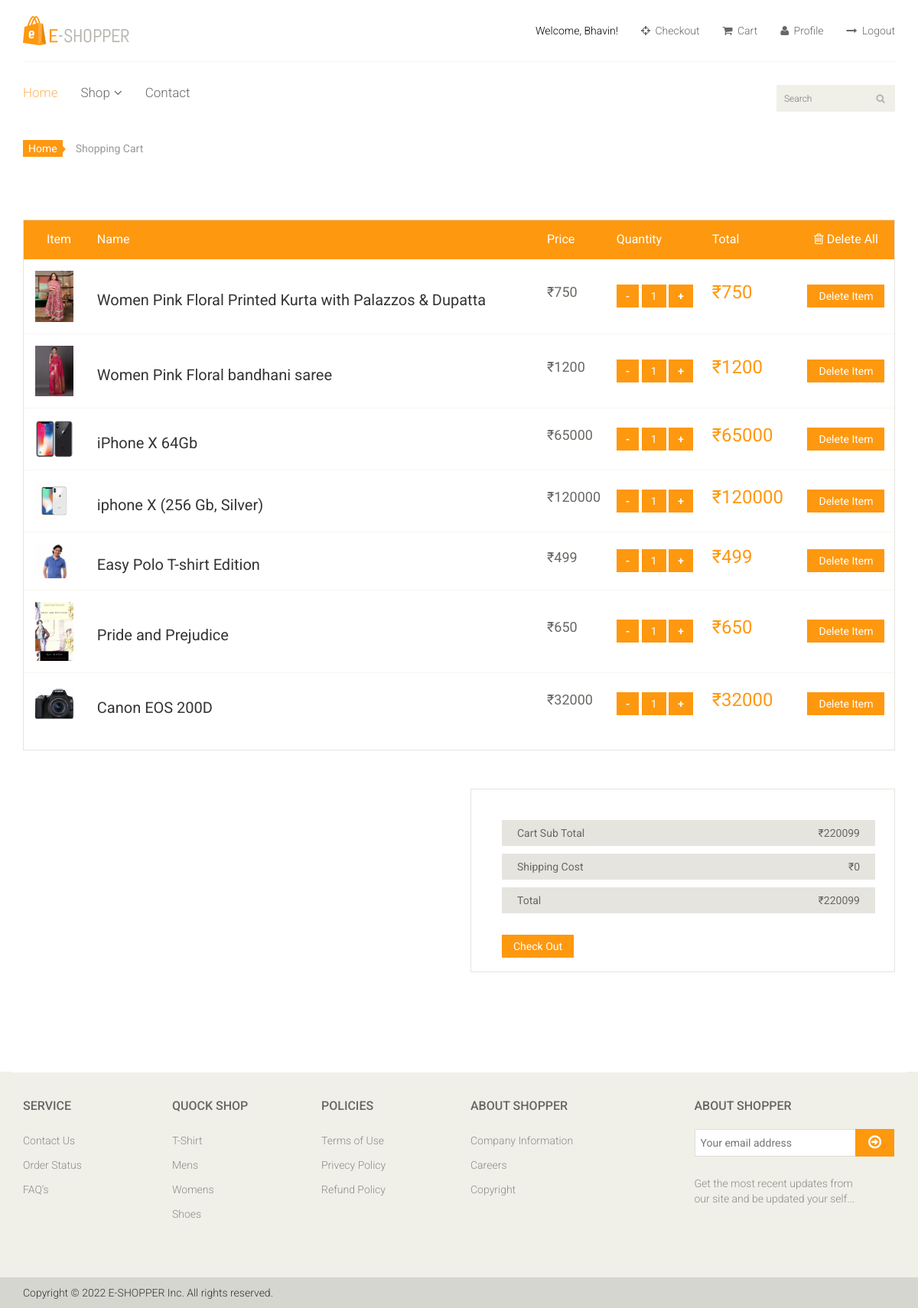
/cart/usercart (signed in), run on the app's committed database.
### cart_app/models.py (models this page shows, shortened)
class CartItemModel(models.Model):
    user = models.ForeignKey(User,on_delete=models.CASCADE)
    product = models.ForeignKey(ProductModel,on_delete=models.CASCADE)
    quantity = models.PositiveIntegerField(default=1)
    def subtotal(self):
        return self.product.ProductPrice * self.quantity

### product_app/models.py (models this page shows, shortened)
class ProductModel(models.Model):
    ProductName = models.CharField(max_length=100)
    ProductImage = models.ImageField(blank=True,upload_to='product/')
    category = models.ForeignKey(CategoryModel,on_delete=models.CASCADE)
    subcategory = models.ForeignKey(SubCategoryModel,on_delete=models.CASCADE)
    brandName = models.CharField(max_length=100)
    ProductPrice =models.IntegerField()
    sellerName = models.CharField(max_length=100)
    ProductDetail = models.TextField()
    slug = models.SlugField(unique=True, max_length=100, blank=True, editable=False)

### cart_app/views.py (the view)
# urls.py: path('usercart', cartView, name='cart'),
@login_required
def cartView(request):
    user = request.user
    try:
        cart = CartModel.objects.get(user=user)
    except CartModel.DoesNotExist:
        cart = CartModel.objects.create(user=user)
    cart_item = cart.items.all()
    cart_total = sum(item.subtotal() for item in cart_item)
    shipping_cost = 0
    context = {
        'cart_items':cart_item,
        'cart': cart,
        'cart_total':cart_total,
        'shipping_cost':shipping_cost
    }
    return render(request,'cart_app/cart.html',context)

### cart_app/templates/cart_app/cart.html (shortened to what this page needs)
{% extends 'base_app/base.html' %}
{% load static %}
{% block content %}
<section id="cart_items">
    <div class="container">
        <div class="breadcrumbs">
            <ol class="breadcrumb">
                <li><a href="#">Home</a></li>
                <li class="active">Shopping Cart</li>
            </ol>
        </div>
        <div class="table-responsive cart_info">
            <table class="table table-condensed">
                <thead>
                    <tr class="cart_menu">
                        <td class="image">Item</td>
                        <td class="description">Name</td>
                        <td class="price">Price</td>
                        <td class="quantity">Quantity</td>
                        <td class="total">Total</td>
                        <td class="total" style="text-align:center;">
                            <a href="{% url 'cart_app:clear_cart' %}" style="color:white; text-align:right;"
                                onmouseover="this.style.color='#333'" onmouseout="this.style.color='white'">
                                <i class="fa fa-trash-o"></i> Delete All
                            </a>
                        </td>
                    </tr>
                </thead>
                <tbody>
                    {% if cart_items %}
                    {% for cart_item in cart_items %}
                    <tr>
                        <td class="cart_product" style="margin:10px;">
                            <a href="{% url 'product_app:productdetail' cart_item.product.slug %}"><img
                                    src="{{ cart_item.product.ProductImage.url }}"
                                    alt="{{ cart_item.product.ProductName }}" width="50"></a>
                        </td>
                        <td class="cart_description" style="white-space: normal;">
                            <h4><a href="{% url 'product_app:productdetail' cart_item.product.slug %}">
                                {{cart_item.product.ProductName}}</a></h4>
                        </td>
                        <td class="cart_price">
                            <p>₹{{ cart_item.product.ProductPrice }}</p>
                        </td>
                        <td class="cart_quantity">
                            <div class="btn1" style="display: inline;">
                                <a class="mainusbtn" href="{% url 'cart_app:decrement_cart_quantity' cart_item.id %}">-</a>
                                <a class="mainbtn" href="#">{{cart_item.quantity}}</a>
                                <a class="plusbtn" href="{% url 'cart_app:increment_cart_quantity' cart_item.id %}">+</a>
                            </div>
                        </td>
                        <td class="cart_total">
                            <p class="cart_total_price">₹{{ cart_item.subtotal }}</p>
                        </td>
                        <td style="margin-right:2%;text-align:center;">
                            <a class="btn btn-default update" style="margin:0px;" href="{% url 'cart_app:delete_cart_item' cart_item.id %}">Delete Item</a>
                        </td>
                    </tr>
                    {% endfor %}
                    {% endif %}
                </tbody>
            </table>
        </div>
    </div>
</section>
{% if cart_items %}
<section id="do_action">
    <div class="container">
        <div class="row">
            <div class="col-sm-6">
            </div>
            <div class="col-sm-6">
                <div class="total_area">
                    <ul>
                        <li>Cart Sub Total <span>₹{{ cart_total }}</span></li>
                        <li>Shipping Cost <span>₹{{shipping_cost}}</span></li>
                        <li>Total <span>₹{{ cart_total|add:shipping_cost }}</span></li>
                    </ul>
                    <a class="btn btn-default update" href="#">Check Out</a>
                </div>
            </div>
        </div>
    </div>
</section>
{% endif %}
{% endblock content %}

### base_app/templates/base_app/base.html (shortened to what this page needs)
{% load static %}
<!DOCTYPE html>
<html lang="en">
<head>
    <link href="{% static 'css/bootstrap.min.css' %}" rel="stylesheet" type="text/css">
    <link href="{% static 'css/font-awesome.min.css' %}" rel="stylesheet" type="text/css">
    <link href="{% static 'css/prettyPhoto.css' %}" rel="stylesheet" type="text/css">
    <link href="{% static 'css/price-range.css' %}" rel="stylesheet" type="text/css">
    <link href="{% static 'css/animate.css' %}" rel="stylesheet" type="text/css">
	<link href="{% static 'css/main.css' %}" rel="stylesheet" type="text/css">
	<link href="{% static 'css/responsive.css' %}" rel="stylesheet" type="text/css">
</head>
<body>
	<header id="header">
		<div class="header-middle">
			<div class="container">
				<div class="row">
					<div class="col-sm-4">
						<div class="logo pull-left">
							<a href="#"><img src="{% static 'images/home/logo.png' %}" alt="" /></a>
						</div>
					</div>
					<div class="col-sm-8">
						<div class="shop-menu pull-right">
							<ul class="nav navbar-nav">
								{% if user.is_authenticated %}
								<li><a href="#" style="pointer-events: none;"><p style="color:black;">Welcome, {{ user.username }}!</p></a></li>
								<li><a href="#checkout.html"><i class="fa fa-crosshairs"></i> Checkout</a></li>
								<li><a href="{% url 'cart_app:cart' %}"><i class="fa fa-shopping-cart"></i> Cart</a></li>
								<li><a href="{% url 'user_app:profile' %}"><i class="fa fa-user"></i> Profile</a></li>
								<li><a href="{% url 'user_app:logouthandle' %}"><i class="fa fa-long-arrow-right"></i> Logout</a></li>
								{% else %}
								<li><a href="#cart.html"><i class="fa fa-shopping-cart"></i> Cart</a></li>
								<li><a href="{% url 'user_app:signup' %}"><i class="fa fa-sign-in"></i> Sign up</a></li>
								<li><a href="{% url 'user_app:login' %}"><i class="fa fa-lock"></i> Login</a></li>
								{% endif %}
							</ul>
						</div>
					</div>
				</div>
			</div>
		</div>
		<div class="header-bottom">
			<div class="container">
				<div class="row">
					<div class="col-sm-9">
						<div class="mainmenu pull-left">
							<ul class="nav navbar-nav collapse navbar-collapse">
								<li><a href="{% url 'home' %}" class="active">Home</a></li>
								<li class="dropdown"><a href="#">Shop<i class="fa fa-angle-down"></i></a>
                                </li>
								<li><a href="#contact-us.html">Contact</a></li>
							</ul>
						</div>
					</div>
					<div class="col-sm-3">
						<div class="search_box pull-right">
							<input type="text" placeholder="Search"/>
						</div>
					</div>
				</div>
			</div>
		</div>
	</header>
	{% block content%}
	{% endblock %}
	<footer id="footer">
		<div class="footer-widget">
			<div class="container">
				<div class="row">
					<div class="col-sm-2">
						<div class="single-widget">
							<h2>Service</h2>
							<ul class="nav nav-pills nav-stacked">
								<li><a href="#">Contact Us</a></li>
								<li><a href="#">Order Status</a></li>
								<li><a href="#">FAQ’s</a></li>
							</ul>
						</div>
					</div>
					<div class="col-sm-2">
						<div class="single-widget">
							<h2>Quock Shop</h2>
							<ul class="nav nav-pills nav-stacked">
								<li><a href="#">T-Shirt</a></li>
								<li><a href="#">Mens</a></li>
								<li><a href="#">Womens</a></li>
								<li><a href="#">Shoes</a></li>
							</ul>
						</div>
					</div>
					<div class="col-sm-2">
						<div class="single-widget">
							<h2>Policies</h2>
							<ul class="nav nav-pills nav-stacked">
								<li><a href="#">Terms of Use</a></li>
								<li><a href="#">Privecy Policy</a></li>
								<li><a href="#">Refund Policy</a></li>
							</ul>
						</div>
					</div>
					<div class="col-sm-2">
						<div class="single-widget">
							<h2>About Shopper</h2>
							<ul class="nav nav-pills nav-stacked">
								<li><a href="#">Company Information</a></li>
								<li><a href="#">Careers</a></li>
								<li><a href="#">Copyright</a></li>
							</ul>
						</div>
					</div>
					<div class="col-sm-3 col-sm-offset-1">
						<div class="single-widget">
							<h2>About Shopper</h2>
							<form action="#" class="searchform">
								<input type="text" placeholder="Your email address" />
								<button type="submit" class="btn btn-default"><i class="fa fa-arrow-circle-o-right"></i></button>
								<p>Get the most recent updates from <br />our site and be updated your self...</p>
							</form>
						</div>
					</div>
				</div>
			</div>
		</div>
		<div class="footer-bottom">
			<div class="container">
				<div class="row">
					<p class="pull-left">Copyright © 2022 E-SHOPPER Inc. All rights reserved.</p>
				</div>
			</div>
		</div>
	</footer>
</body>
</html>

### data on the page
CartItemModel: product.ProductImage (picture), product.ProductName "Women Pink Floral Printed Kurta with Palazzos & Dupatta", product.ProductPrice "750", quantity "1", subtotal "750"
CartItemModel: product.ProductImage (picture), product.ProductName "Women Pink Floral bandhani saree", product.ProductPrice "1200", quantity "1", subtotal "1200"
CartItemModel: product.ProductImage (picture), product.ProductName "iPhone X 64Gb", product.ProductPrice "65000", quantity "1", subtotal "65000"
CartItemModel: product.ProductImage (picture), product.ProductName "iphone X (256 Gb, Silver)", product.ProductPrice "120000", quantity "1", subtotal "120000"
CartItemModel: product.ProductImage (picture), product.ProductName "Easy Polo T-shirt Edition", product.ProductPrice "499", quantity "1", subtotal "499"
CartItemModel: product.ProductImage (picture), product.ProductName "Pride and Prejudice", product.ProductPrice "650", quantity "1", subtotal "650"
CartItemModel: product.ProductImage (picture), product.ProductName "Canon EOS 200D", product.ProductPrice "32000", quantity "1", subtotal "32000"

### other printed values
{{ user.username }} "Bhavin"
{{ cart_total }} "220099"
{{ shipping_cost }} "0"
{{ cart_total|add:shipping_cost }} "220099"
